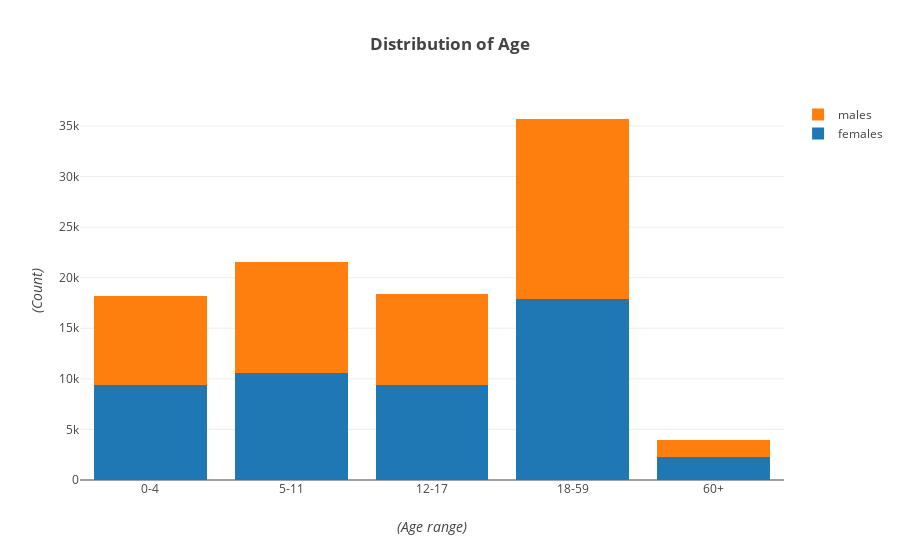

This figure's notebook cell:
### Code cell
x = np.linspace(0, np.pi, 300)

layout = go.Layout(
    title='<b>Distribution of Age</b>',
    yaxis=dict(
        title='<i>(Count)</i>'
    ),
    xaxis=dict(
        title='<i>(Age range)</i>'
    ),
    
    barmode='stack'
)


f1 = df_basics_hh['b_hh/b01a'].sum()
f2 = df_basics_hh['b02a'].sum()
f3 = df_basics_hh['b03a'].sum()
f4 = df_basics_hh['b04a'].sum()
f5 = df_basics_hh['b05a'].sum()

m1 = df_basics_hh['b_hh/b01b'].sum()
m2 = df_basics_hh['b02b'].sum()
m3 = df_basics_hh['/b03b'].sum()
m4 = df_basics_hh['b04b'].sum()
m5 = df_basics_hh['b05b'].sum()


trace1 = go.Bar(
    x=['0-4', '5-11', '12-17', '18-59', '60+'],
    y=[f1, f2, f3, f4, f5],
    name='females'
)
trace2 = go.Bar(
    x=['0-4', '5-11', '12-17', '18-59', '60+'],
    y=[m1, m2, m3, m4, m5],
    name='males'
)

data = [trace1, trace2]
layout = layout

fig = go.Figure(data=data, layout=layout)
py.offline.iplot(fig, filename='stacked-bar')

### Figure 1 — Plotly figure (JSON) as saved in the notebook; plotly's stock layout.template omitted (floating-point values rounded to 4 significant figures)
{"data": [{"name": "females", "type": "bar", "uid": "8fd22c05-cf55-446e-92c7-1f05b54c2228", "x": ["0-4", "5-11", "12-17", "18-59", "60+"], "y": [9434, 10616, 9392, 17880, 2270]}, {"name": "males", "type": "bar", "uid": "5cdbc78e-53f1-4ea8-969c-556c502ea271", "x": ["0-4", "5-11", "12-17", "18-59", "60+"], "y": [8714, 10974, 9020, 17811, 1723]}], "layout": {"barmode": "stack", "title": {"text": "<b>Distribution of Age</b>"}, "xaxis": {"title": {"text": "<i>(Age range)</i>"}}, "yaxis": {"title": {"text": "<i>(Count)</i>"}}}}
